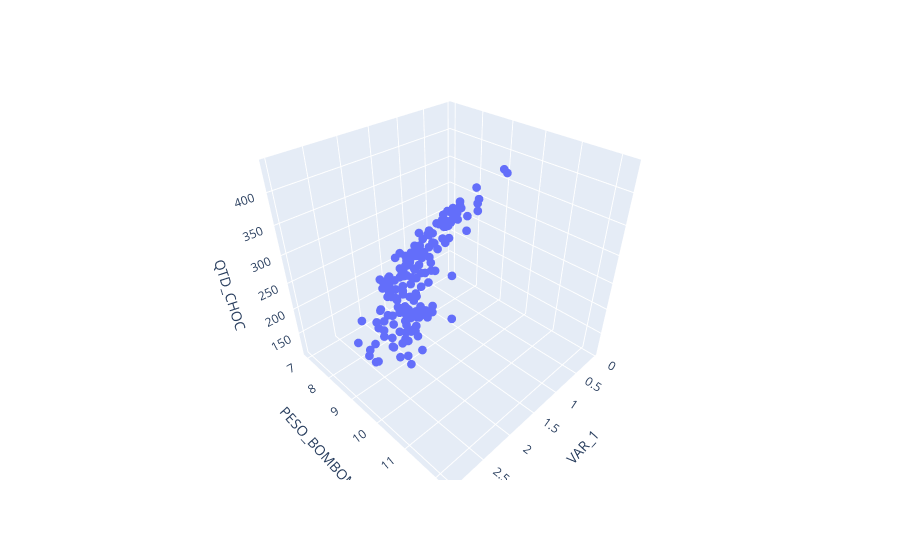

The notebook cell saved with this chart:
### Code cell
fig = px.scatter_3d(data_hot[data_hot['VAR_2_B'] == 1], x='VAR_1', y='PESO_BOMBOM', z='QTD_CHOC')
fig.update_traces(marker=dict(size=3))
fig.show()

### Figure 1 — Plotly figure (JSON) as saved in the notebook; plotly's stock layout.template omitted (floating-point values rounded to 4 significant figures; data arrays with more than 128 entries replaced by an {"elided": "..."} marker saying what was removed)
{"data": [{"hovertemplate": "VAR_1=%{x}<br>PESO_BOMBOM=%{y}<br>QTD_CHOC=%{z}<extra></extra>", "legendgroup": "", "marker": {"color": "#636efa", "size": 3, "symbol": "circle"}, "mode": "markers", "name": "", "scene": "scene", "showlegend": false, "type": "scatter3d", "x": {"elided": "165 float values"}, "y": {"elided": "165 float values"}, "z": {"elided": "165 float values"}}], "layout": {"legend": {"tracegroupgap": 0}, "margin": {"t": 60}, "scene": {"domain": {"x": [0, 1], "y": [0, 1]}, "xaxis": {"title": {"text": "VAR_1"}}, "yaxis": {"title": {"text": "PESO_BOMBOM"}}, "zaxis": {"title": {"text": "QTD_CHOC"}}}}}
